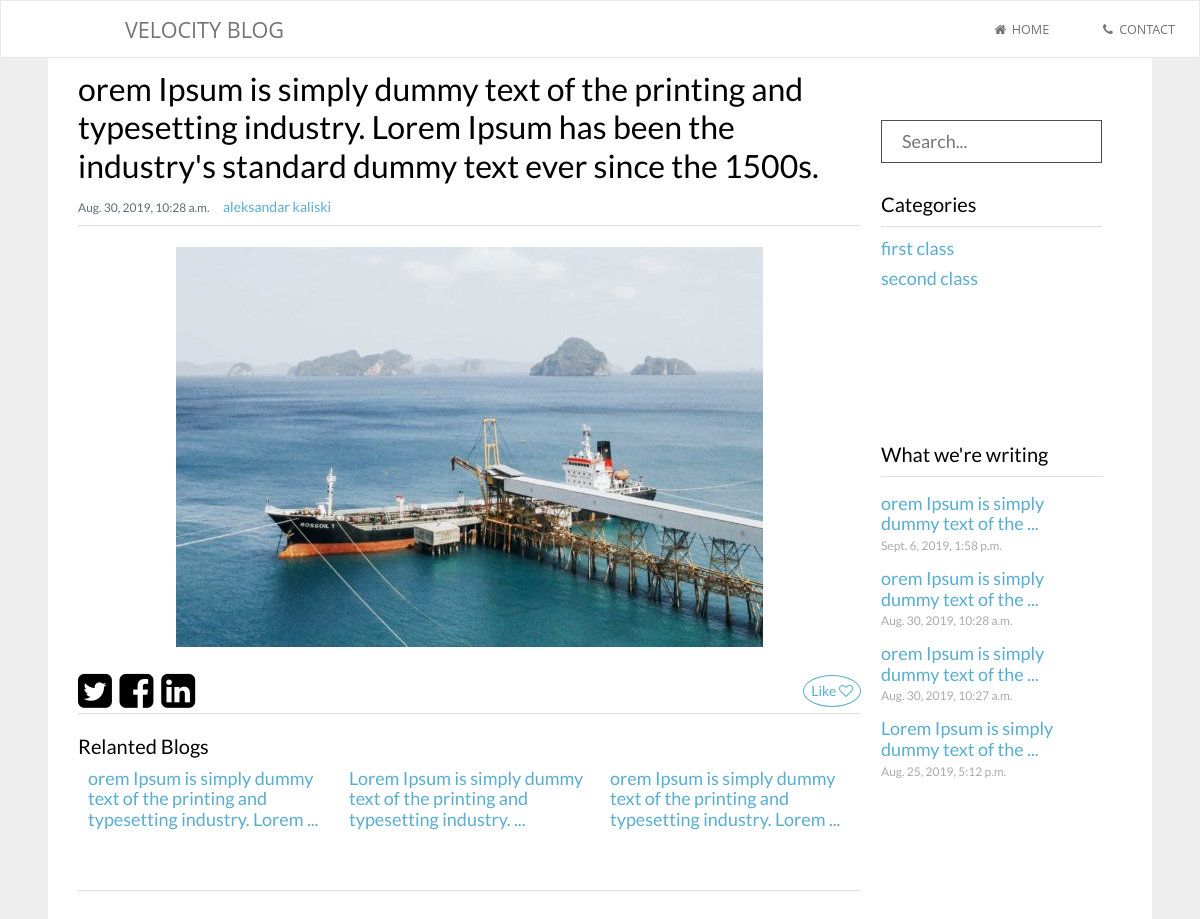
The page /blog/1/ on the database as committed earlier.
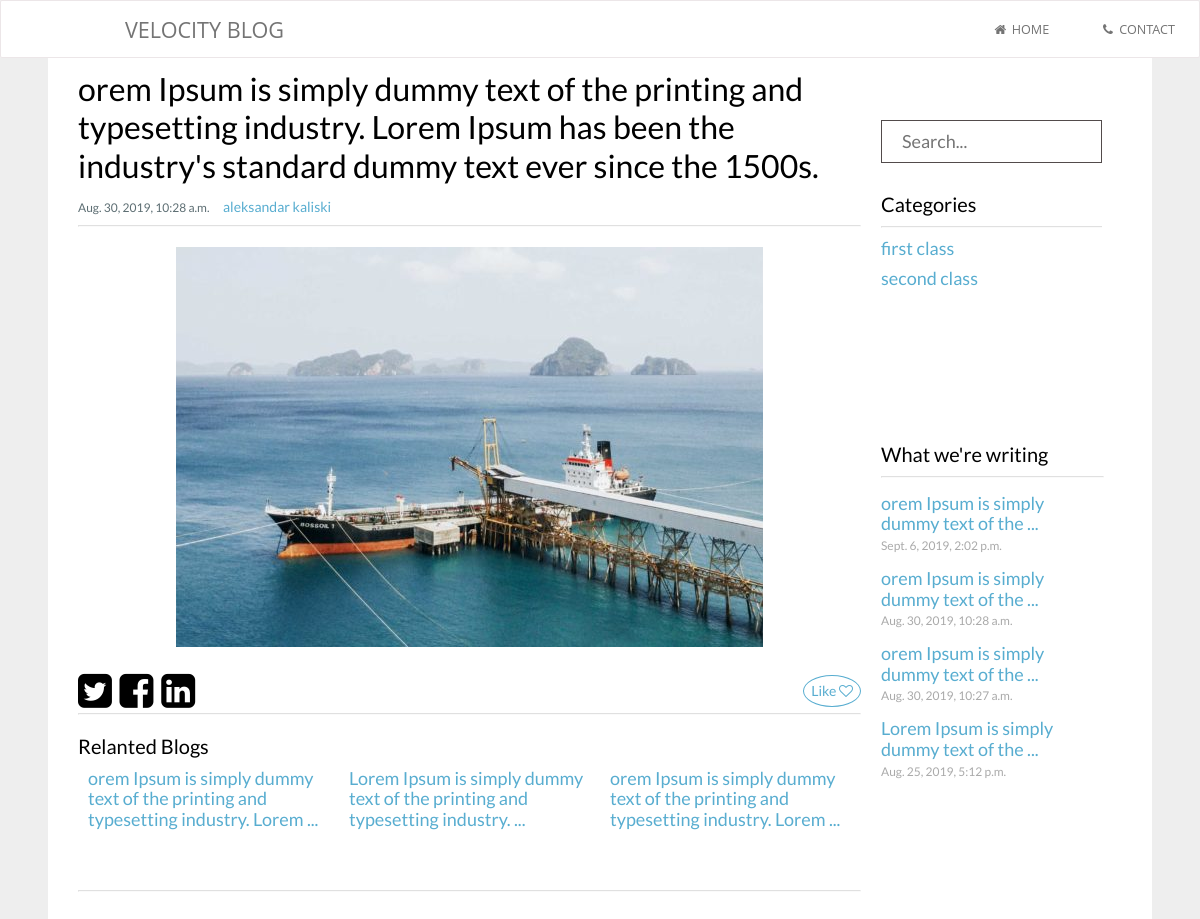
The same page on the database as committed later.
### blog/models.py (models this page shows, shortened)
class Blog(models.Model):
    title = models.CharField(max_length=255)
    content = tinymce_models.HTMLField()
    timestamp = models.DateTimeField(auto_now=True, auto_now_add=False)
    author = models.CharField(max_length=255)
    category = models.ForeignKey(Category, on_delete=models.CASCADE)
    visit = models.IntegerField()
    favorite = models.IntegerField()
    pic = models.ImageField(upload_to='static/upload_folder/',
                            default='static/upload_folder/None/no-img.jpg', max_length=250)
    is_active = models.BooleanField()

class Category(models.Model):
    name = models.CharField(max_length=255)
    description = models.TextField()
    is_active = models.BooleanField()

### blog/views.py (the view, shortened to what this page needs)
# urls.py: url(r'^(?P<id>\d+)/$', views.detail, name='detail'),
def detail(request, id=None):
    blog = get_object_or_404(Blog, id=id)
    from difflib import SequenceMatcher
    vec = [[b.id, SequenceMatcher(None, blog.title, b.title).ratio(
    ), b.title] for b in Blog.objects.all() if blog.id != b.id]
    related_blogs = sorted(vec, key=lambda x: x[0])[-3:]
    latest_blogs = Blog.objects.order_by('-timestamp')[:5]
    categories = Category.objects.all()
    context = {
        'blog': blog,
        'categories': categories,
        'related_blogs': related_blogs,
        'latest_blogs': latest_blogs
    }
    return render(request, 'detail.html', context)

### blog/templates/detail.html (shortened to what this page needs)
{% extends 'base.html' %}
{% load static %}
{% block content %}
<link rel="stylesheet" href="{% static 'blog/detail.css' %}"/>
<main class="transaction-page">
    {% include 'menu.html' %}
    <section class="inner-wrap">
        <div class="page-container">
          <div class="container main-content">
            <h3>{{blog.title}}</h3>
            <div class="blog-info">
              <span class="timestamp">{{blog.timestamp}}</span>
              <span style="margin: 0 10px; font-size: 14px; color: #58add0;"> {{blog.author}}</span>
            </div>
            <hr class="divider">
            <div style="margin: 20px auto; width: 75%; max-height: 400px; overflow: hidden">
              <img src="/{{blog.pic}}"/>
            </div>
            <div class="social">
              <a href=""><i class="fa fa-twitter-square" aria-hidden="true"></i></a>
              <a href=""><i class="fa fa-facebook-square" aria-hidden="true"></i></a>
              <a href=""><i class="fa fa-linkedin-square" aria-hidden="true"></i></a>
              <a href="#" data-id='{{blog.id}}' class="like-btn unlike">Like <i class="fa fa-heart-o" aria-hidden="true"></i></a>
            </div>
            <hr class="divider">
            <h5 style="margin-top: 20px;">Relanted Blogs</h5>
            <div class="related">
                {% for rb in related_blogs %}
                  <div class="col-4 related-blog">
                    <a class="link" href="/blog/{{rb.0}}" title="{{rb.2}}">{{rb.2}}</a>
                  </div>
                {% endfor %}
            </div>
            <hr class="divider" style="margin-top: 50px;">
          </div>
          <div class="container side-content">
            <div class="search-field">
              <form action="{% url 'blogs' %}" method="post" class="sampling_form" style="padding: 20px 0; min-width: auto;">
                <div class="control-group" style="width: 100%;">
                    <div class="controls" style="width: 100%;">
                        <input type="text" name="searchKey" placeholder="Search...">
                    </div>
                </div>
              </form>
            </div>
            <div class="categories">
              <h5>Categories</h5>
              <hr  class="divider" style="margin: 10px 0;"/>
              <ul>
                {% for category in categories %}
                  <li><a class="link" href="/blog/category/{{category.id}}">{{ category.name }}</a></li>
                {% endfor %}
              </ul>
            </div>
            <div class="writings">
              <h5>What we're writing</h5>
              <hr  class="divider" style="margin: 10px 0;"/>
              <div class="latest-blogs">
                {% for blog in latest_blogs %}
                  <div class="latest-blog-item">
                    <p href="/blog/{{blog.id}}" id="{{blog.id}}" class="link">{{blog.title}}</p>
                    <p class="timestamp">{{blog.timestamp}}</p>
                  </div>
                {% endfor %}
              </div>
          </div>
        </div>
    </section>
</main>
{% endblock content %}

### templates/base.html (shortened to what this page needs)
{% load static %}
<!DOCTYPE html>
<html>
    <head>
        <link rel="stylesheet" href="https://use.fontawesome.com/releases/v5.8.2/css/all.css">
        <link rel="stylesheet" href="{% static 'css/normalize.css' %}">
        <link rel="stylesheet" href="{% static 'css/style.css' %}"/>
        <link rel="stylesheet" href="https://maxcdn.bootstrapcdn.com/font-awesome/4.6.1/css/font-awesome.min.css"/>
    </head>
    <body>
    {% block content %}{% endblock content %}
    </body>
</html>

### blog/templates/menu.html (shortened to what this page needs)
<div id="cssmenu">
  <ul>
    <li id="header-tab"><a href="/blog">Velocity Blog</a></li>
    <li class="active"><a href="/blog"><span><i class="fa fa-fw fa-home"></i> Home</span></a></li>
    <li><a href="/blog/contact"><span><i class="fa fa-fw fa-phone"></i> Contact</span></a></li>
  </ul>
</div>

### static/css/style.css (style rules this page uses)
.inner-wrap { position: relative; width: 100%; min-height: 100vh; overflow-x: hidden; }
@media screen and (min-height: 740px) { .inner-wrap { overflow: hidden; } }
.transaction-page .inner-wrap, .cycle-page .inner-wrap { display: -webkit-box; display: -ms-flexbox; display: flex; }
.sampling_form input, .sampling_form textarea, .sampling_form .radio { display: block; width: 100%; padding: 10px 20px; border: 1px solid #524b4b; }
.sampling_form { position: relative; z-index: 2; min-width: 320px; width: 100%; padding: 20px; display: -webkit-box; display: -ms-flexbox; display: flex; -webkit-box-align: center; -ms-flex-align: center; align-items: center; -webkit-box-orient: vertical; -webkit-box-direction: normal; -ms-flex-direction: column; flex-direction: column; -webkit-transition: 0.2s 0s; transition: 0.2s 0s; }
.sampling_form .control-group { display: flex; padding: 10px 0px; }
.sampling_form .controls { width: 75%; }

### static/blog/detail.css (style rules this page uses)
main { background: #eee; }
.page-container { display: flex; background: #fff; padding: 0 30px; margin: 0 auto; }
.inner-wrap { width: 92%; margin: auto; background: #eee; }
.container { max-width: 100% !important; padding: 0 !important; margin: auto !important; }
.main-content { display: flex; flex-wrap: wrap; height: 100%; width: 75%; justify-content: space-between; padding: 50px 0px !important; }
.side-content { width: 25%; margin-top: 70px !important; padding: 20px !important; }
.main-content > h3 { padding-top: 20px; font-size: 32px; line-height: 1.2; }
.main-content > .blog-info { width: 100%; height: 20px; margin: 0; margin: 10px 0px !important; }
.main-content > .blog-info > span { color: #5d6e73; }
.social { width: 100%; font-size: 2.2rem; }
.divider { width: 100%; border-color: rgba(239, 239, 239, 0.3); }
.related { margin: 10px 0; display: flex; }
.related > .related-blog { margin: 0 10px; }
.like-btn { float: right; position: relative; top: 8px; font-size: 14px; color: #58add0; border: 1px solid #58add0; padding: 7px; border-radius: 50%; }
.link { color: #58add0; }
.timestamp { font-size: 12px; color: #aaa; }
.categories { min-height: 250px; max-height: 400px; overflow: hidden; }
.categories li { margin: 10px 0; }
.latest-blog-item { margin: 15px 0; }
.latest-blog-item > .link { margin: 5px 0; }

### static/css/grid.css (style rules this page uses)
* { -webkit-box-sizing: border-box; box-sizing: border-box; margin: 0; padding: 0; }
html, body { min-width: 320px; font-family: "Lato", sans-serif; color: #000; font-size: 16px; position: relative; }
@media screen and (min-width: 640px) { html, body { font-size: 18px; } }
h1, h2, h3, h4, h5, h6, p, a, i, em, strong { font-style: normal; text-decoration: none; font-weight: normal; color: inherit; padding: 0; margin: 0; }
h3 { font-size: 24px; }
h5 { font-size: 20px; }
a { cursor: pointer; -webkit-transition: all 0.3s ease; transition: all 0.3s ease; }
ul { list-style: none; }
input, textarea, button { outline: none; font-family: "Lato", sans-serif; border: none; }
.container { width: 100%; margin: 0 auto; padding: 22px; }
@media screen and (min-width: 640px) { .container { max-width: 90%; padding: 20px; } }
.col-4 { width: calc(33.33333% - 0px); }

### blog/templates/menu.html (style rules this page uses)
#cssmenu { font-family: "Open Sans", "Helvetica Neue", Helvetica, Arial, Sans-Serif; font-size: 10px; line-height: 33px; text-transform: uppercase; text-align: left; z-index: 9999; position: fixed; left: 0; top: 0; width: 100%; }
#cssmenu > ul { width: auto; list-style-type: none; text-align: right; padding: 0; margin: 0; background: #ffffff; border: 1px solid #ece6e8; -webkit-border-radius: 2px; -moz-border-radius: 2px; -o-border-radius: 2px; border-radius: 2px; }
#cssmenu > ul li#header-tab { float: left; font-size: 1.2rem; margin-left: 100px; }
#cssmenu > ul li { display: inline-block; *display: inline; zoom: 1; font-size: 0.7rem; }
#cssmenu > ul li a { display: block; padding: 12px 24px 11px 24px; text-decoration: none; color: #747474; text-shadow: 0px 1px 0px #fff; }

Rows that differ between the two databases and show on the page:
changed Blog: timestamp "Sept. 6, 2019, 1:58 p.m." → "Sept. 6, 2019, 2:02 p.m."
